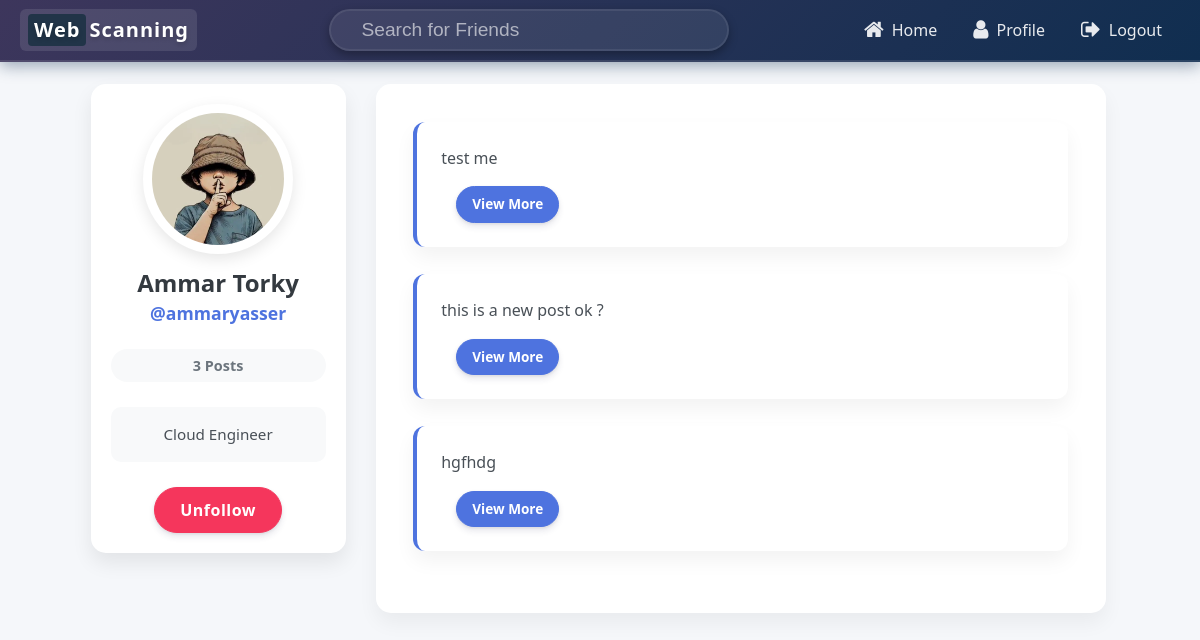
The app's page /user/ammaryasser/ (signed in), older data.
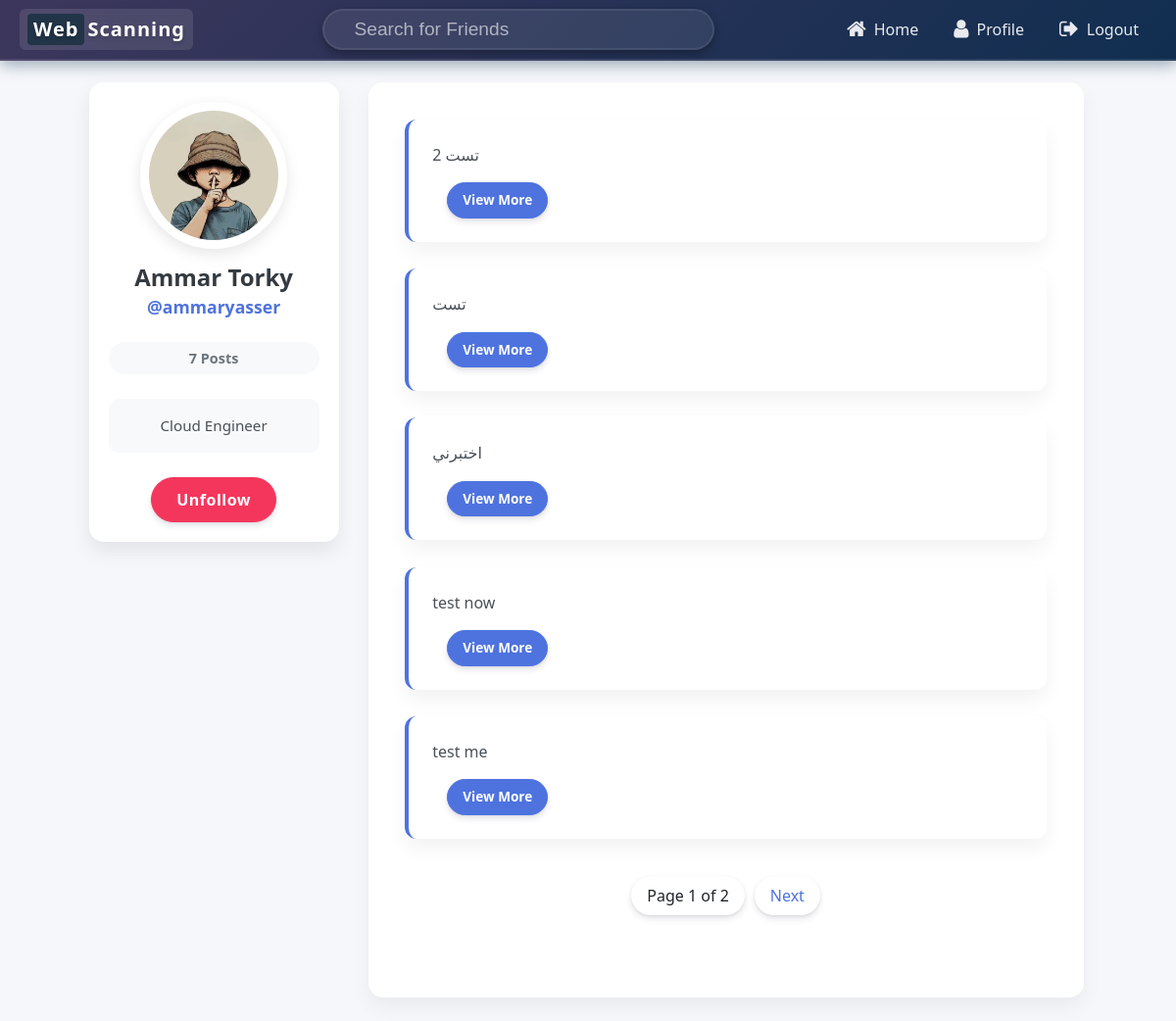
The same page, newer data.
### core/models.py (models this page shows, shortened)
class User(AbstractUser):
    profile_pic = models.ImageField(default='profile_pics/default.jpg',upload_to='profile_pics')
    bio = models.TextField(null = True ,max_length=500,blank=True,default='')
    def get_num_posts(self):
        return Post.objects.filter(user=self).count()
    def is_following(self, user_B):
        count = Friends.objects.filter(user_A = self , user_B = user_B).count()
        if count > 0:
            return True
        else:
            return False

class Post(models.Model):
    user = models.ForeignKey(User, on_delete=models.CASCADE)
    caption = models.TextField(max_length=800 , null=False)
    date = models.DateTimeField(auto_now_add=True)
    target_url = models.URLField(default="https://example.com")
    description = models.TextField(blank=True, null=True)

### core/views.py (the view)
# urls.py: path('user/<str:username>/', FriendProfile.as_view(), name='friend_profile_page'),
@method_decorator(login_required(login_url='login_page'), name='dispatch')
class FriendProfile(ListView):
    model = Post
    template_name = 'friend_profile.html'
    paginate_by = 5
    def get(self, *args, **kwargs):
        friend_username = self.kwargs['username'] # usernmae in url line
        logged_in_username = self.request.user.username
        if friend_username == logged_in_username:
            return redirect('profile_page')
        else:
            return super(FriendProfile, self).get( *args, **kwargs)
    def get_context_data(self, **kwargs):
        context = super().get_context_data(**kwargs)
        friend_username = self.kwargs['username'] # usernmae in url line
        friend = User.objects.get(username=friend_username) # to get the user from database
        context['friend'] = friend
        is_following  = self.request.user.is_following(friend)
        context['is_following'] = is_following
        return context
    def get_queryset(self):
        friend_username = self.kwargs['username'] # usernmae in url line
        friend = User.objects.get(username=friend_username) # to get the user from database
        return Post.objects.filter(user = friend).order_by('-date')

### Templates/friend_profile.html (shortened to what this page needs)
{%  extends 'base.html' %}
{% load crispy_forms_tags %}
{% load static %}
{% block extra_css %}
<link rel="stylesheet" href="{% static 'css/friendprofile.css' %}">
{% endblock %}
{% block navbar %}
{%  include 'navbar.html' %}
{% endblock navbar %}
{% block content %}
<div class="row" style="margin-top:2%;">
    <div class="col-md-3" style="margin-left:4%; text-align: center;">
        <div class="card card-body" style="border-radius:25px;">
            <img class="img-fluid img-thumbnail"  src="{{friend.profile_pic.url}}" >
            <h3 >{{friend.first_name}} {{friend.last_name}}</h3>
            <a href="#"><h4 >@{{friend.username}}</h4></a>
            <h6>{{friend.get_num_posts}} Posts</h6>
            <p>{{friend.bio}}</p>
            {% if is_following %}
            <a href="/unfollow/{{friend.id}}">             <button type="button" class="btn btn-danger">Unfollow</button>            </a>
            {%  else %}
            <a href="/follow/{{friend.id}}">             <button type="button" class="btn btn-success">Follow</button>            </a>
            {% endif %}
        </div>
    </div>
    <div class="col-md-8" >
        <div class="card card-body"style="border-radius:25px; min-height:100%;">
                {% for post in object_list %}
                <div class="card" style="margin: 2%;">
                    <div class="card-body">
                        <p class="card-text">{{post.caption}}</p>
                        <a href="{% url 'post_brief' post.id %}" class="btn btn-info btn-sm">View More</a>
                    </div>
                </div>
                {% endfor %}
            {% include 'pagination.html' %}
        </div>
        <br>
    </div>
</div>
{% endblock content %}

Row changes from the older to the newer data that the page shows:
no longer on this page (row unchanged): Post: caption "this is a new post ok ?"
no longer on this page (row unchanged): Post: caption "hgfhdg"
changed User "Ammar": get_num_posts "3" → "7"
added Post: caption "تست 2"
added Post: caption "تست"
added Post: caption "اختبرني"
added Post: caption "test now"
Text that changed along with them:
{{ page_obj.number }}: (not shown) → "1"
{{ page_obj.paginator.num_pages }}: (not shown) → "2"
text now shown: "Page of Next"
